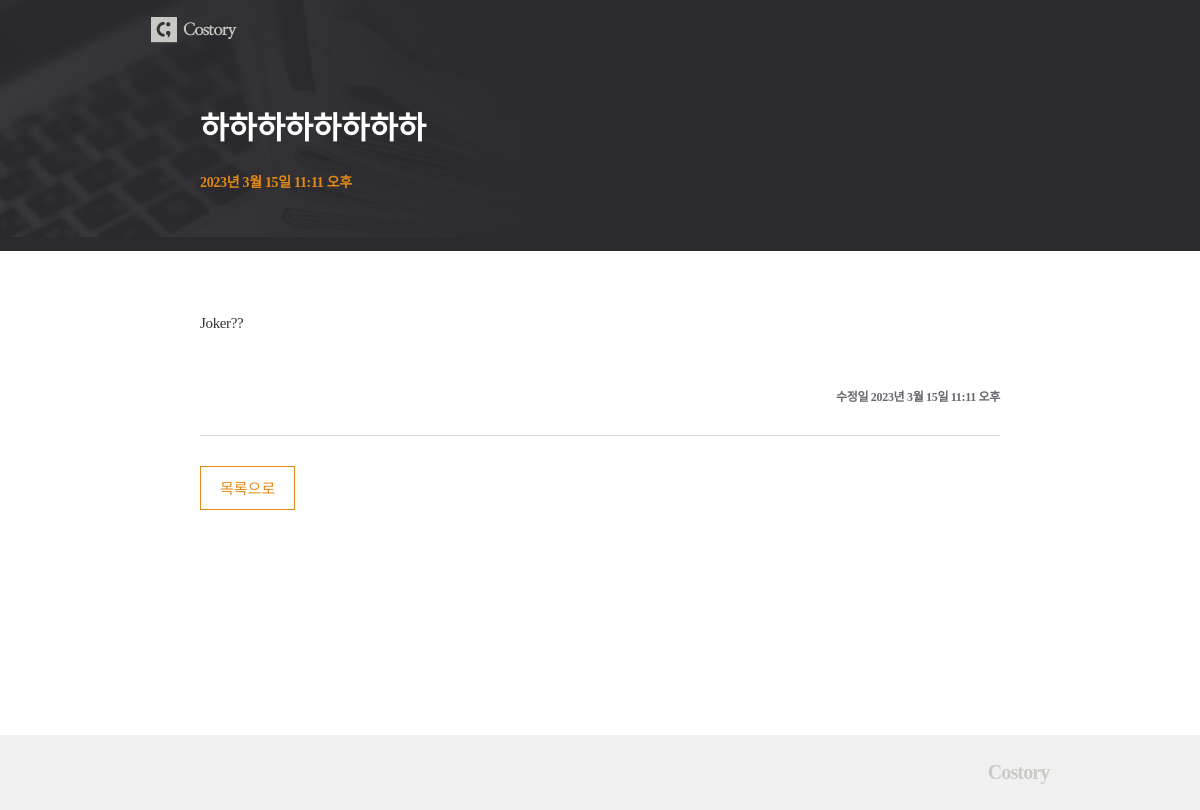
Screenshot of /posts/8 with the database file from the repository.
### posts/models.py (models this page shows, shortened)
class Post(models.Model):
    title = models.CharField(max_length=50)
    content = models.TextField()
    dt_created = models.DateTimeField(verbose_name="Date Created",auto_now_add=True)
    dt_modified = models.DateTimeField(verbose_name="Date Modified",auto_now=True)

### posts/views.py (the view)
# urls.py: path('posts/<int:post_id>', views.post_detail, name='post-detail'),
def post_detail(request, post_id):
    post = Post.objects.get(id=post_id)
    context = {"post" : post}
    return render(request, 'posts/post_detail.html', context)

### posts/templates/posts/post_detail.html
{% extends './base.html' %}
{% load static %}
{% block css %}
    <link rel="stylesheet" href="{% static 'posts/css/post_detail.css' %}">
{% endblock css %}
{% block post_header %}
    <div class="container">
        <h1 class="title">{{post.title}}</h1>
        <p class="date">{{post.dt_created}}</p>
    </div>
{% endblock post_header%}
{% block content %}
    <div class="content">
        <p class="text">{{post.content|linebreaksbr}}</p>
        <p class="date_md">수정일 <span>{{post.dt_modified}}</span></p>
    </div>
    <div class="btn">
        <div class="btn_list"><a href="{% url 'post-list' %}">목록으로</a></div>
    </div>
{% endblock content %}

### posts/static/posts/css/post_detail.css (style rules this page uses)
h1,h2,h3,p,a,ul,li { margin: 0; padding: 0; font-family : 'NanumMyeongjo'; font-weight: 200; list-style: none; text-decoration: none; outline: none; color: black; }
html { position: relative; min-height: 100%; margin: 0; }
body { min-height: 100%; margin: 0; padding: 0; background: #fff; -webkit-font-smoothing: antialiased; -moz-osx-font-smoothing: auto; }
.container { width: 800px; margin: 0 auto; }
.title { padding: 43px 0 23px; font-size: 31px; font-weight: bold; color: #fff; letter-spacing: -0.32px; }
.date { padding-bottom: 60px; font-size: 14px; font-weight: bold; color: #e38917; letter-spacing: -0.32px; }
.content { margin-top: 60px; padding-bottom: 30px; border-bottom: 1px solid #d8d8d8; }
.content .text { font-size: 15px; color: #333236; line-height: 1.73; letter-spacing: -0.35px; }
.content .date_md { padding-top: 50px; text-align: right; font-size: 12px; font-weight: bold; color: #69666d; letter-spacing: -0.32px; }
.btn { overflow: hidden; margin-top: 30px; }
.btn_list { float: left; }
.btn_list a { display: inline-block; padding: 10px 19px 11px; color: #e38917; font-size: 15px; border: 1px solid #e38917; }

### rows the page displays
Post: title "하하하하하하하하", dt_created "2023년 3월 15일 11:11 오후", content "Joker??", dt_modified "2023년 3월 15일 11:11 오후"
